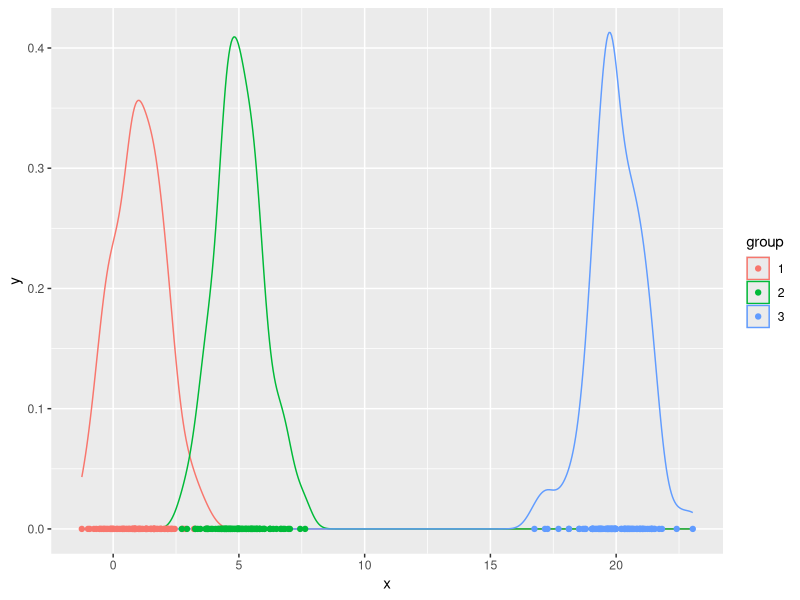
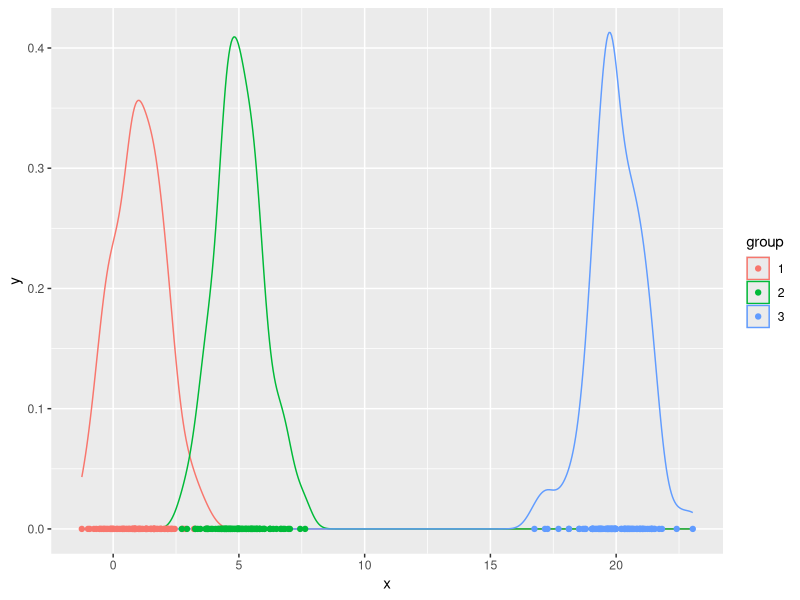
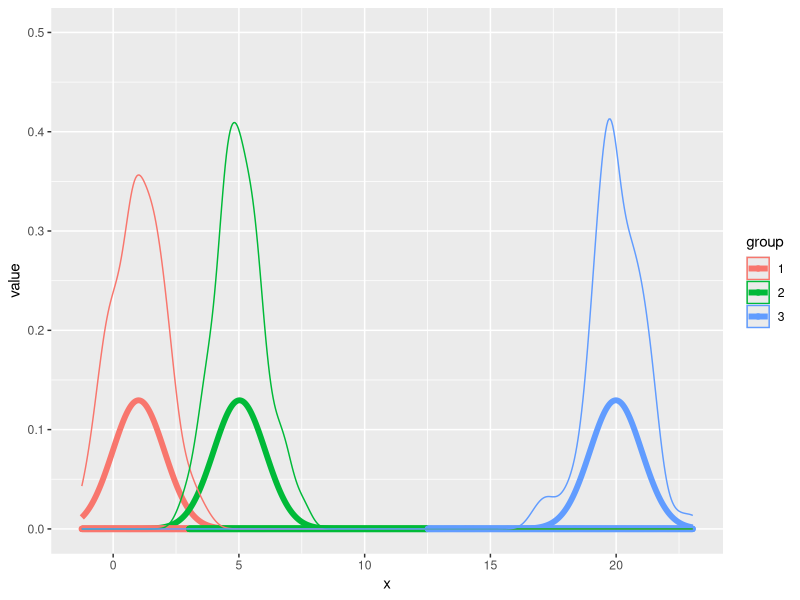
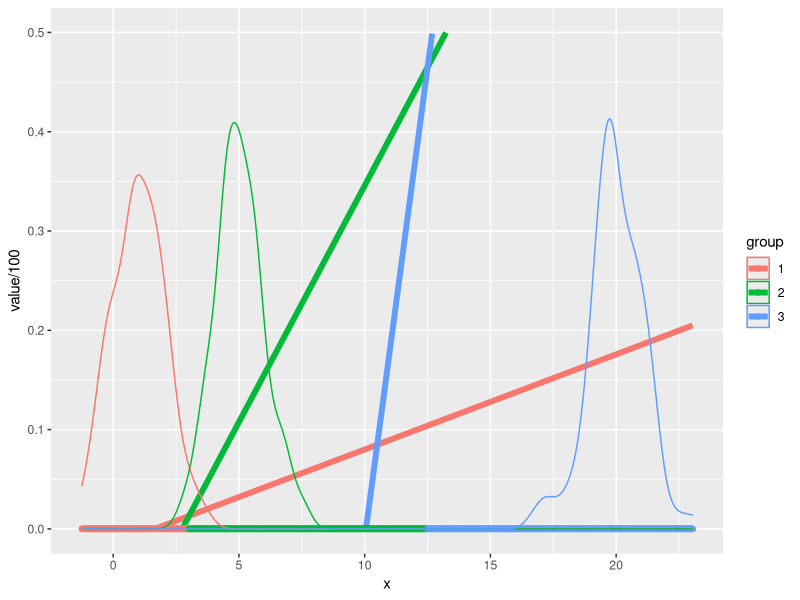

Generate these figures, in order, with R:
# ---
# jupyter:
#   jupytext:
#     formats: ipynb,Rmd,R
#     text_representation:
#       extension: .R
#       format_name: light
#       format_version: '1.5'
#       jupytext_version: 1.9.1
#   kernelspec:
#     display_name: R
#     language: R
#     name: ir
# ---

# # Lab 9 - LDA
# ## Lecture 9

library('ggplot2')
library('reshape2')

g1 <- data.frame(group=1,x = rnorm(100,1,1))
g2 <- data.frame(group=2,x = rnorm(100,5,1))
g3 <- data.frame(group=3,x = rnorm(100,20,1))
d = rbind(g1,g2,g3)
d$group <- as.factor(d$group)

head(d[sample(nrow(d)),])

ggplot(data=d,mapping=aes(x=x,color=group,group=group))+geom_density()+geom_point(mapping=aes(x=x,y=0))

# +
x0=1
class=1
  
subd = d[d$group==class,]
muhat = mean(subd$x)
# pooled sd estimate
sighat = sqrt(mean(aggregate(x~group,data=d,FUN=var)[,2]))
pi_hat = mean(d$group==class)
dnorm(x0,mean=muhat,sd=sighat)*pi_hat
# -

delta_lda=function(x0,class){
  subd = d[d$group==class,]
  muhat = mean(subd$x)
  sighat = sqrt(mean(aggregate(x~group,data=d,FUN=var)[,2]))
  pi_hat = mean(d$group==class)
  dnorm(x0,mean=muhat,sd=sighat)*pi_hat
}
y_hat = which.max(c(delta_lda(7,1),
    delta_lda(7,2),
    delta_lda(7,3)))
y_hat

delta_lda2=function(x0,class){
  subd = d[d$group==class,]
  muhat = mean(subd$x)
  sighat = sqrt(mean(aggregate(x~group,data=d,FUN=var)[,2]))
  pi_hat = mean(d$group==class)
  muhat*x0/(sighat^2) - muhat^2/(2*sighat^2)+log(pi_hat)
}
y_hat = which.max(c(delta_lda2(7,1),
    delta_lda2(7,2),
    delta_lda2(7,3)))
y_hat

lda_pred <- data.frame(
  '1'=delta_lda2(d$x,1),
  '2'=delta_lda2(d$x,2),
  '3'=delta_lda2(d$x,3)
)
lda_preds = apply(lda_pred,1,which.max)
sample(lda_preds,5)

library('MASS')
?lda

mod = lda(group~x,data=d)
mod

mod_pred = predict(mod,d)$class
sample(mod_pred,5)

# ### same answer as our own version

mean(as.integer(mod_pred)!=lda_preds)

# +
ests = function(predfn){
  xs = seq(min(d$x),max(d$x),.01)
  lda_pred <- data.frame(
    '1'=predfn(xs,1),
    '2'=predfn(xs,2),
    '3'=predfn(xs,3)
  )
  mlda_pred = melt(cbind(lda_pred,xs),id.vars='xs')
  colnames(mlda_pred)<-c('x','group','value')
  levels(mlda_pred$group) <- 1:3
  lda_preds = data.frame('x'=xs,apply(lda_pred,1,which.max))
  colnames(lda_preds) <- c('x','group')
  lda_preds$group <- as.factor(lda_preds$group)
  return(list(pfn=mlda_pred,preds=lda_preds))
}

ggplot(data=d,mapping=aes(x=x,color=group,group=group))+geom_density()+geom_point(mapping=aes(x=x,y=0))
# -

# ### LDA discr functions

ests_lda = ests(delta_lda)
ggplot(data=ests_lda$pfn,mapping=aes(x=x,y=value,color=group))+geom_line(size=2)+geom_point(data=ests_lda$preds,mapping=aes(x=x,y=0))+
  geom_density(data=d,mapping=aes(x=x,color=group,group=group),inherit.aes=FALSE)+ylim(0,.5)

# ### discr funcs for second version

ests_lda2 = ests(delta_lda2)
ggplot(data=ests_lda2$pfn,mapping=aes(x=x,y=value/100,color=group))+geom_line(size=2)+geom_point(data=ests_lda2$preds,mapping=aes(x=x,y=0))+
  geom_density(data=d,mapping=aes(x=x,color=group,group=group),inherit.aes=FALSE)+ylim(0,.5)
